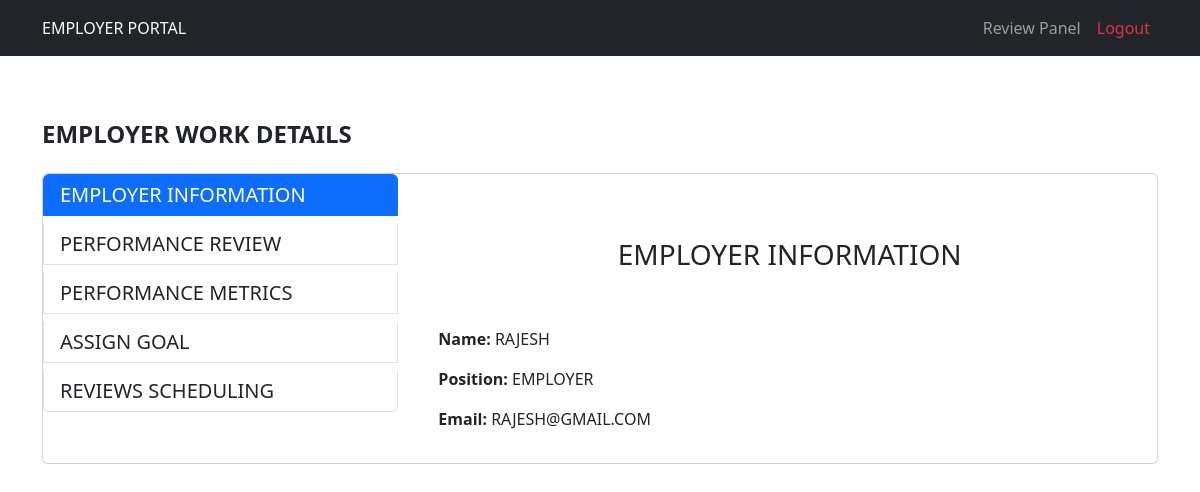
Page /work_desc/4/ on the committed database.
### accounts/models.py (models this page shows, shortened)
class CustomUser(AbstractUser):
    user_type = models.CharField(max_length=10, choices=UserTypes.choices, default="")
    position = models.CharField(max_length=100, blank=True, null=True)

### accounts/views.py (the view, shortened to what this page needs)
# urls.py: path('work_desc/<int:user_id>/', views.work_desc, name='work_desc'),
def work_desc(request, user_id):
    user = get_object_or_404(CustomUser, id=user_id)
    performance_reviews = PerformanceReview.objects.filter(user=user).order_by("-id")[:3]
    upcoming_reviews = ReviewScheduling.objects.filter(user=user).order_by("-id")[:3]
    context = {
        'user': user,
        'performance_reviews': performance_reviews,
        'upcoming_reviews': upcoming_reviews,
    }
    return render(request, "manager/work_desc.html", context)

### templates/manager/Work_desc.html (shortened to what this page needs)
{% extends 'extend/base.html' %}
{% load static %}
{% block content %}
  <div class="container-fluid hero-header py-3">
    <div class="container py-5">
      <h4 class="fw-bold mb-4">{{ user.user_type|upper }} WORK DETAILS</h4>
      <div class="card overflow-hidden">
        <div class="row">
          <div class="col-md-4">
            <div class="list-group">
              <a class="list-group-item list-group-item-action active h5" data-bs-toggle="list" href="#account-general">{{ user.user_type|upper }} INFORMATION</a>
              <a class="list-group-item list-group-item-action h5" data-bs-toggle="list" href="#perfom_review">PERFORMANCE REVIEW</a>
              <a class="list-group-item list-group-item-action h5" data-bs-toggle="list" href="#performance_metrics">PERFORMANCE METRICS</a>
              <a class="list-group-item list-group-item-action h5" data-bs-toggle="list" href="#assign-goal">ASSIGN GOAL</a>
              <a class="list-group-item list-group-item-action h5" data-bs-toggle="list" href="#review-scheduling">REVIEWS SCHEDULING</a>
            </div>
          </div>
          <div class="col-md-8">
            <div class="tab-content p-3">
              <div class="tab-pane fade show active" id="account-general">
                <h3 class="text-center py-5">{{ user.user_type|upper }} INFORMATION</h3>
                <p>
                  <strong>Name:</strong> {{ user.username|upper }}
                </p>
                <p>
                  <strong>Position:</strong> {{ user.user_type|upper }}
                </p>
                <p>
                  <strong>Email:</strong> {{ user.email|upper }}
                </p>
              </div>
          </div>
        </div>
      </div>
    </div>
  </div>
</div>
{% endblock %}

### templates/include/header.html (shortened to what this page needs)
<!DOCTYPE html>
{% load static %}
<html lang="en">
<head>
    <link href="https://cdn.jsdelivr.net/npm/bootstrap@5.3.0/dist/css/bootstrap.min.css" rel="stylesheet">
</head>
<body>
    <nav class="navbar navbar-expand-lg navbar-dark bg-dark">
        <div class="container text-light">
        {% if user.is_authenticated %}
            {{ user.user_type|upper }} PORTAL
        {% else %}
            Please log in.
        {% endif %}
            <div class="collapse navbar-collapse" id="navbarNav">
                <ul class="navbar-nav ms-auto">
                    <li class="nav-item"><a class="nav-link " href="#">Review Panel</a></li>
                    <li class="nav-item"><a class="nav-link text-danger" href="{% url 'logout' %}">Logout</a></li>
                </ul>
            </div>
        </div>
    </nav>

### rows in the picture
CustomUser: user_type "EMPLOYER", username "RAJESH", email "RAJESH@GMAIL.COM"
